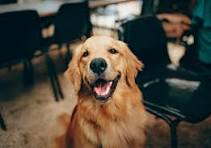
#> input picture Module_3 Basic Operation/dog.jpg, 211 x 148 px, found by its file name
$ python Resizing.py
#> lines starting #> are read from the running program, lines starting #| are printed output that depends on the picture
import os
import cv2

img = cv2.imread('Module 3/dog.jpg')
#> img is the input picture: shape (148, 211, 3); mean B, G, R 61.6, 73.4, 80.4
print(img.shape)
#| (148, 211, 3)

#resize-img
resize_img = cv2.resize(img, (100,100))
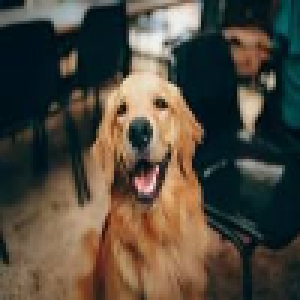
#> resize_img: shape (100, 100, 3) (shown 3 times larger); mean B, G, R 61.4, 73.2, 80.2
print(resize_img.shape)
#| (100, 100, 3)


cv2.imshow('dog', img)
cv2.imshow('r_dog', resize_img)
cv2.waitKey(0)
